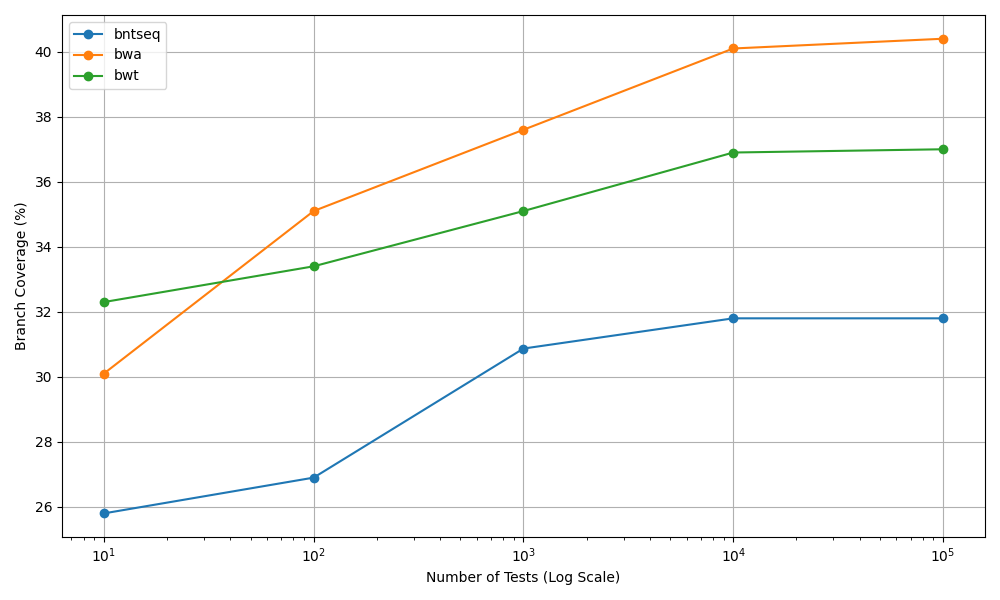

Python code for this plot:
import pandas as pd
import matplotlib.pyplot as plt

# Creating a DataFrame from the given data
data = {
    "Number of test": [10, 100, 1000, 10000, 100000],
    "bntseq": [25.8, 26.9, 30.87, 31.8, 31.8],
    "bwa": [30.1, 35.1, 37.6, 40.1, 40.4],
    "bwt": [32.3, 33.4, 35.1, 36.9, 37]
}
df = pd.DataFrame(data)

# Setting the 'Number of test' as the index
df.set_index('Number of test', inplace=True)

# Plotting
plt.figure(figsize=(10, 6))
for column in df.columns:
    plt.plot(df.index, df[column], marker='o', label=column)

# plt.title('Branch Coverage Comparison')
plt.xlabel('Number of Tests (Log Scale)')
plt.ylabel('Branch Coverage (%)')
plt.xscale('log') # the number of tests varies exponentially
plt.grid(True)
plt.legend()
plt.tight_layout()

# Adding a legend
plt.legend()

# Showing grid
plt.grid(True)

# Display the plot
plt.show()
